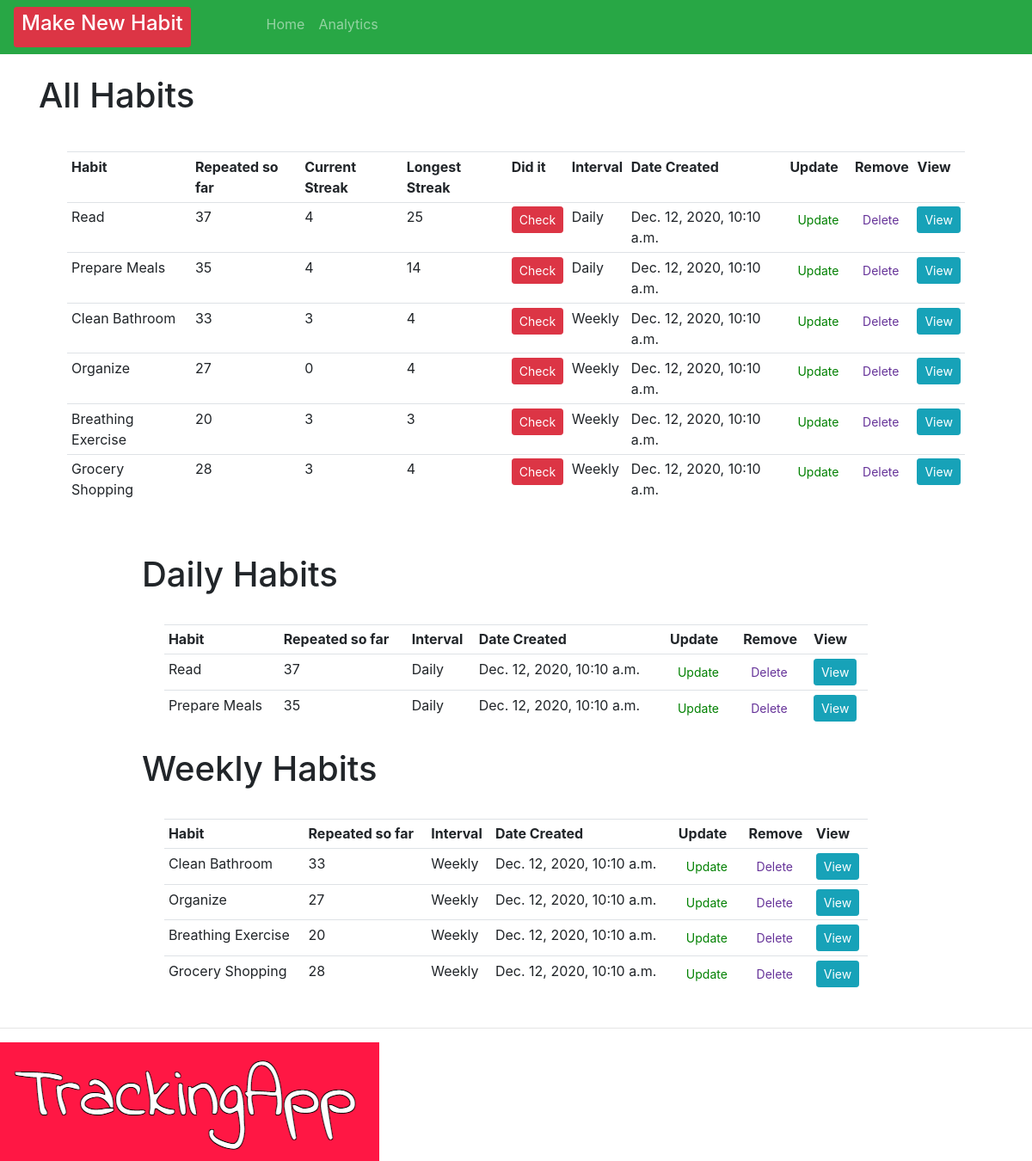
The page / on the database its author committed.
### crm/models.py (models this page shows, shortened)
class Order(models.Model):
    INTERVAL = (
            ('Daily', 'Daily'),
            ('Weekly', 'Weekly' ),
                      )
    habit = models.CharField(max_length=200, null=True, blank=True)
    interval = models.CharField(max_length=400, null=True, choices=INTERVAL)
    checked = models.IntegerField(blank=True, default=0, null=True)
    streak = models.IntegerField(blank=True, default=0, null=True)
    longestStreak = models.IntegerField(blank=True, default=0, null=True)
    created = models.DateTimeField(auto_now=True, auto_now_add=False, editable=False, null=True, blank=True)
    checkedList = models.ManyToManyField(Repeats)
    timeStamp = models.DateTimeField(auto_now=True, blank=True)
    date_created = models.DateTimeField(auto_now_add=True, null=True, editable=False, blank=True)
    dateAsString = models.CharField(max_length=200, null=True, blank=True)

### crm/views.py (the view)
# urls.py: path('', views.home, name="home" ),
def home(request):
    orders = Order.objects.all()
    for order in orders:
        getStreaks(order, date.today())
    total_orders = orders.count()
    dailyFilter = Order.objects.filter(interval="Daily")
    weeklyFilter = Order.objects.filter(interval="Weekly")
    context = {'orders': orders, 'total_orders': total_orders, 'dailyFilter': dailyFilter, 'weeklyFilter':weeklyFilter}
    return render(request, 'habit/dashboard.html', context)

### crm/templates/habit/dashboard.html (shortened to what this page needs)
{% extends 'habit/main.html' %}
{% block content %}
<br>
<div class="row" style="padding-left: 5%; padding-right: 5%;">
    <table style="margin: 3%" class="table table-sm">
        <h1> All Habits {{checked}} </h1>
        <tr>
            <th>Habit</th>
            <th>Repeated so far</th>
            <th>Current Streak</th>
            <th>Longest Streak</th>
            <th>Did it</th>
            <th>Interval</th>
            <th>Date Created</th>
            <th>Update</th>
            <th>Remove</th>
            <th>View</th>
        </tr>
        {% for order in orders %}
        <tr>
            <td>
                       {{ order.habit }}
            </td>
            <td>
                {{order.checkedList.count}}
            </td>
            <td>
                {{order.streak}}
            </td>
            <td>
                {{ order.longestStreak }}
             </td>
            <td>
                <form action="{% url 'check_habit' order.id %}" method="POST">
                    <button type="submit" , name="post_id" , value="{{order.id}}" ,
                        class="btn btn-sm btn-danger">Check</button>
                </form>
            </td>
            <td>{{order.interval}}</td>
            <td>{{order.date_created}}</td>
            <td><a class="btn btn-sm" style="color: green;" href="{% url 'update_habit' order.id %}">Update</a></td>
            <td><a class="btn btn-sm" style="color: rebeccapurple;" href="{% url 'delete' order.id %}">Delete</a></td>
            <td><a class="btn btn-sm btn-info" href="{% url 'habit' order.id %}">View</a></td>
        </tr>
        {% endfor %}
    </table>
</div>
<br>
<div class="row" style="padding-left: 15%; padding-right: 15%;">
    <table style="margin: 3%" class="table table-sm">
        <h1> Daily Habits </h1>
        <tr>
            <th>Habit</th>
            <th>Repeated so far</th>
            <th>Interval</th>
            <th>Date Created</th>
            <th>Update</th>
            <th>Remove</th>
            <th>View</th>
        </tr>
        {% for day in dailyFilter %}
       <td>
            {{ day.habit }}
        </td>
        <td>
            {{day.checkedList.count}}
        </td>
        <td>{{day.interval}}</td>
        <td>{{day.date_created}}</td>
        <td><a class="btn btn-sm" style="color: green;" href="{% url 'update_habit' day.id %}">Update</a></td>
        <td><a class="btn btn-sm" style="color: rebeccapurple;" href="{% url 'delete' day.id %}">Delete</a></td>
        <td><a class="btn btn-sm btn-info" href="{% url 'habit' day.id %}">View</a></td>
        {% endfor %}
    </table>
</div>
<div class="row" style="padding-left: 15%; padding-right: 15%;">
    <table style="margin: 3%" class="table table-sm">
        <tr>
            <th>Habit</th>
            <th>Repeated so far</th>
            <th>Interval</th>
            <th>Date Created</th>
            <th>Update</th>
            <th>Remove</th>
            <th>View</th>
        </tr>
        <h1> Weekly Habits </h1>
        {% for week in weeklyFilter %}
        <tr>
             <td>
                {{ week.habit }}
            </td>
            <td>
                {{week.checkedList.count}}
            </td>
                      <td>{{week.interval}}</td>
            <td>{{week.date_created}}</td>
            <td><a class="btn btn-sm" style="color: green;" href="{% url 'update_habit' week.id %}">Update</a>
            </td>
            <td><a class="btn btn-sm" style="color: rebeccapurple;" href="{% url 'delete' week.id %}">Delete</a>
            </td>
            <td><a class="btn btn-sm btn-info" href="{% url 'habit' week.id %}">View</a></td>
        </tr>
        {% endfor %}
    </table>
</div>
{% endblock %}

### crm/templates/habit/main.html (shortened to what this page needs)
<!DOCTYPE html>
<html>
<head>
    <link rel="stylesheet" href="https://stackpath.bootstrapcdn.com/bootstrap/4.3.1/css/bootstrap.min.css"
>
</head>
<body>
    {% include 'habit/navbar.html' %}
    {% block content  %}
    {% endblock  %}
    {%load static%}
    <hr>
    <img src="{% static 'images/logo.png' %}">
</body>
</html>

### crm/templates/habit/navbar.html (shortened to what this page needs)
{%load static%}
<nav class="navbar navbar-expand-lg navbar-dark bg-success" >
    <div class="collapse navbar-collapse" id="navbarNav">
      <ul class="navbar-nav">
        <li>
          <div class="nav-item" style="margin-right:80px">
            <a class="btn btn-sm btn-block btn-danger" href="{% url 'create_habit' %}"><h4>Make New Habit</h4></a>
        </div>
        <li class="nav-item" >
          <a class="nav-link"  style="justify-content: flex-end;"  href="{% url 'home' %}">Home <span class="sr-only">(current)</span></a>
        </li>
        <li class="nav-item">
          <a class="nav-link" href="{% url 'analytics' %}">Analytics</a>
        </li>
                </li>
      </ul>
    </div>
  </nav>

### rows shown on the page
Order: habit "Read", checkedList.count "37", streak "4", longestStreak "25", interval "Daily", date_created "Dec. 12, 2020, 10:10 a.m."
Order: habit "Prepare Meals", checkedList.count "35", streak "4", longestStreak "14", interval "Daily", date_created "Dec. 12, 2020, 10:10 a.m."
Order: habit "Clean Bathroom", checkedList.count "33", streak "3", longestStreak "4", interval "Weekly", date_created "Dec. 12, 2020, 10:10 a.m."
Order: habit "Organize", checkedList.count "27", streak "0", longestStreak "4", interval "Weekly", date_created "Dec. 12, 2020, 10:10 a.m."
Order: habit "Breathing Exercise", checkedList.count "20", streak "3", longestStreak "3", interval "Weekly", date_created "Dec. 12, 2020, 10:10 a.m."
Order: habit "Grocery Shopping", checkedList.count "28", streak "3", longestStreak "4", interval "Weekly", date_created "Dec. 12, 2020, 10:10 a.m."
